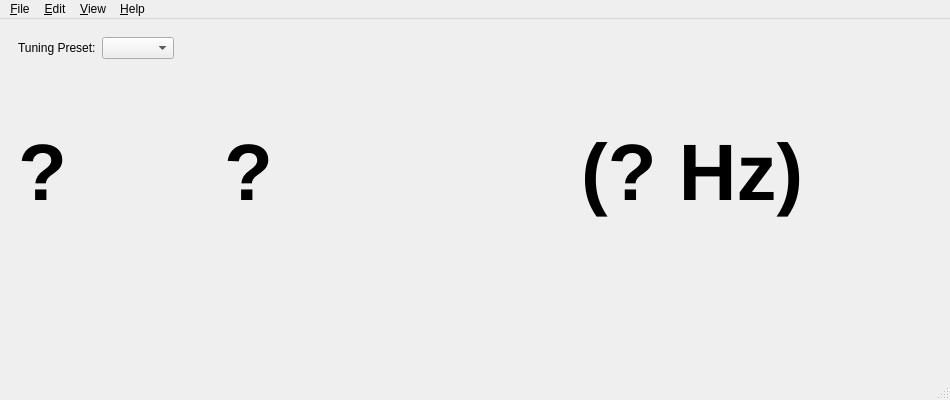
<?xml version="1.0" encoding="UTF-8"?>
<ui version="4.0">
 <class>UIMain</class>
 <widget class="QMainWindow" name="UIMain">
  <property name="geometry">
   <rect>
    <x>0</x>
    <y>0</y>
    <width>950</width>
    <height>400</height>
   </rect>
  </property>
  <property name="minimumSize">
   <size>
    <width>850</width>
    <height>400</height>
   </size>
  </property>
  <property name="windowTitle">
   <string>qTuner</string>
  </property>
  <property name="whatsThis">
   <string>what this is</string>
  </property>
  <widget class="QWidget" name="centralwidget">
   <property name="sizePolicy">
    <sizepolicy hsizetype="Expanding" vsizetype="Expanding">
     <horstretch>0</horstretch>
     <verstretch>0</verstretch>
    </sizepolicy>
   </property>
   <property name="maximumSize">
    <size>
     <width>16777215</width>
     <height>16777215</height>
    </size>
   </property>
   <layout class="QVBoxLayout" name="verticalLayout">
    <item>
     <layout class="QVBoxLayout" name="verticalLayout_2">
      <item>
       <widget class="QWidget" name="widgetPresets" native="true">
        <layout class="QHBoxLayout" name="horizontalLayout_3">
         <item>
          <widget class="QLabel" name="label">
           <property name="toolTip">
            <string>String numbers are shown in graphical tuner if set</string>
           </property>
           <property name="statusTip">
            <string/>
           </property>
           <property name="text">
            <string>Tuning Preset:</string>
           </property>
          </widget>
         </item>
         <item>
          <widget class="QComboBox" name="cbPresets">
           <property name="toolTip">
            <string>String numbers are shown in graphical tuner if set</string>
           </property>
          </widget>
         </item>
         <item>
          <spacer name="horizontalSpacer_3">
           <property name="orientation">
            <enum>Qt::Horizontal</enum>
           </property>
           <property name="sizeHint" stdset="0">
            <size>
             <width>40</width>
             <height>20</height>
            </size>
           </property>
          </spacer>
         </item>
        </layout>
       </widget>
      </item>
      <item>
       <widget class="QWidget" name="widget" native="true">
        <layout class="QHBoxLayout" name="horizontalLayout_2">
         <item>
          <spacer name="horizontalSpacer_2">
           <property name="orientation">
            <enum>Qt::Horizontal</enum>
           </property>
           <property name="sizeHint" stdset="0">
            <size>
             <width>40</width>
             <height>20</height>
            </size>
           </property>
          </spacer>
         </item>
         <item>
          <widget class="QLabel" name="drawArea">
           <property name="text">
            <string/>
           </property>
          </widget>
         </item>
         <item>
          <spacer name="horizontalSpacer">
           <property name="orientation">
            <enum>Qt::Horizontal</enum>
           </property>
           <property name="sizeHint" stdset="0">
            <size>
             <width>40</width>
             <height>20</height>
            </size>
           </property>
          </spacer>
         </item>
        </layout>
       </widget>
      </item>
      <item>
       <widget class="QWidget" name="widgetNumTuner" native="true">
        <layout class="QHBoxLayout" name="horizontalLayout">
         <item>
          <widget class="QLabel" name="labelNote">
           <property name="maximumSize">
            <size>
             <width>200</width>
             <height>16777215</height>
            </size>
           </property>
           <property name="font">
            <font>
             <pointsize>60</pointsize>
             <weight>75</weight>
             <bold>true</bold>
            </font>
           </property>
           <property name="text">
            <string>?</string>
           </property>
          </widget>
         </item>
         <item>
          <widget class="QLabel" name="labelRemainder">
           <property name="font">
            <font>
             <pointsize>60</pointsize>
             <weight>75</weight>
             <bold>true</bold>
            </font>
           </property>
           <property name="text">
            <string>?</string>
           </property>
          </widget>
         </item>
         <item>
          <widget class="QLabel" name="labelFreq">
           <property name="font">
            <font>
             <pointsize>60</pointsize>
             <weight>75</weight>
             <bold>true</bold>
            </font>
           </property>
           <property name="text">
            <string>(? Hz)</string>
           </property>
          </widget>
         </item>
        </layout>
       </widget>
      </item>
     </layout>
    </item>
    <item>
     <spacer name="verticalSpacer">
      <property name="orientation">
       <enum>Qt::Vertical</enum>
      </property>
      <property name="sizeHint" stdset="0">
       <size>
        <width>20</width>
        <height>40</height>
       </size>
      </property>
     </spacer>
    </item>
   </layout>
  </widget>
  <widget class="QMenuBar" name="menubar">
   <property name="geometry">
    <rect>
     <x>0</x>
     <y>0</y>
     <width>950</width>
     <height>25</height>
    </rect>
   </property>
   <widget class="QMenu" name="menuFile">
    <property name="title">
     <string>&amp;File</string>
    </property>
    <addaction name="actionQuit"/>
   </widget>
   <widget class="QMenu" name="menuHelp">
    <property name="title">
     <string>&amp;Help</string>
    </property>
    <addaction name="actionAbout"/>
   </widget>
   <widget class="QMenu" name="menuEdit">
    <property name="title">
     <string>&amp;Edit</string>
    </property>
   </widget>
   <widget class="QMenu" name="menuView">
    <property name="title">
     <string>&amp;View</string>
    </property>
    <addaction name="actionShowGrTuner"/>
    <addaction name="actionShowNumTuner"/>
   </widget>
   <addaction name="menuFile"/>
   <addaction name="menuEdit"/>
   <addaction name="menuView"/>
   <addaction name="menuHelp"/>
  </widget>
  <widget class="QStatusBar" name="statusbar">
   <property name="statusTip">
    <string/>
   </property>
  </widget>
  <action name="actionQuit">
   <property name="text">
    <string>&amp;Quit</string>
   </property>
   <property name="shortcut">
    <string>Ctrl+Q</string>
   </property>
  </action>
  <action name="actionAbout">
   <property name="text">
    <string>&amp;About</string>
   </property>
  </action>
  <action name="actionOpen">
   <property name="text">
    <string>&amp;Open</string>
   </property>
   <property name="shortcut">
    <string>Ctrl+O</string>
   </property>
   <property name="softKeyRole">
    <enum>QAction::NoSoftKey</enum>
   </property>
  </action>
  <action name="actionSave">
   <property name="text">
    <string>&amp;Save as</string>
   </property>
   <property name="shortcut">
    <string>Ctrl+S</string>
   </property>
  </action>
  <action name="actionUndo">
   <property name="enabled">
    <bool>false</bool>
   </property>
   <property name="text">
    <string>&amp;Undo</string>
   </property>
   <property name="shortcut">
    <string>Ctrl+Z</string>
   </property>
  </action>
  <action name="action_Redo">
   <property name="text">
    <string>&amp;Redo</string>
   </property>
  </action>
  <action name="actionRedo">
   <property name="enabled">
    <bool>false</bool>
   </property>
   <property name="text">
    <string>&amp;Redo</string>
   </property>
   <property name="shortcut">
    <string>Ctrl+Shift+Z</string>
   </property>
  </action>
  <action name="actionLoadEx">
   <property name="text">
    <string>Load Example</string>
   </property>
  </action>
  <action name="actionShowGrTuner">
   <property name="checkable">
    <bool>true</bool>
   </property>
   <property name="checked">
    <bool>true</bool>
   </property>
   <property name="text">
    <string>Show &amp;graphical Tuner</string>
   </property>
  </action>
  <action name="actionShowNumTuner">
   <property name="checkable">
    <bool>true</bool>
   </property>
   <property name="text">
    <string>Show &amp;numerical Tuner</string>
   </property>
  </action>
 </widget>
 <resources/>
 <connections>
  <connection>
   <sender>actionQuit</sender>
   <signal>activated()</signal>
   <receiver>UIMain</receiver>
   <slot>close()</slot>
   <hints>
    <hint type="sourcelabel">
     <x>-1</x>
     <y>-1</y>
    </hint>
    <hint type="destinationlabel">
     <x>449</x>
     <y>374</y>
    </hint>
   </hints>
  </connection>
 </connections>
</ui>
